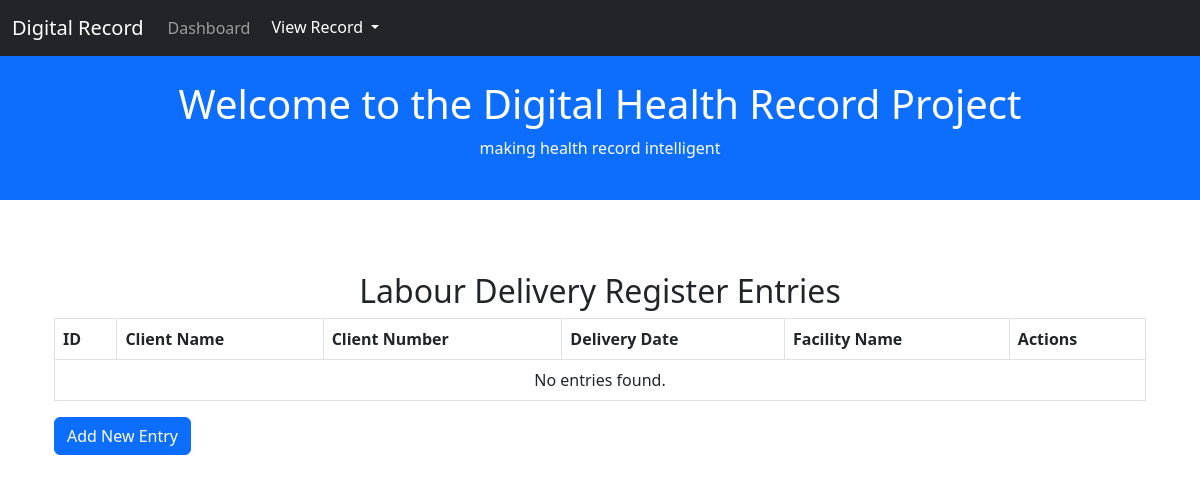
Before: /labour_register_list/ with the older database file.
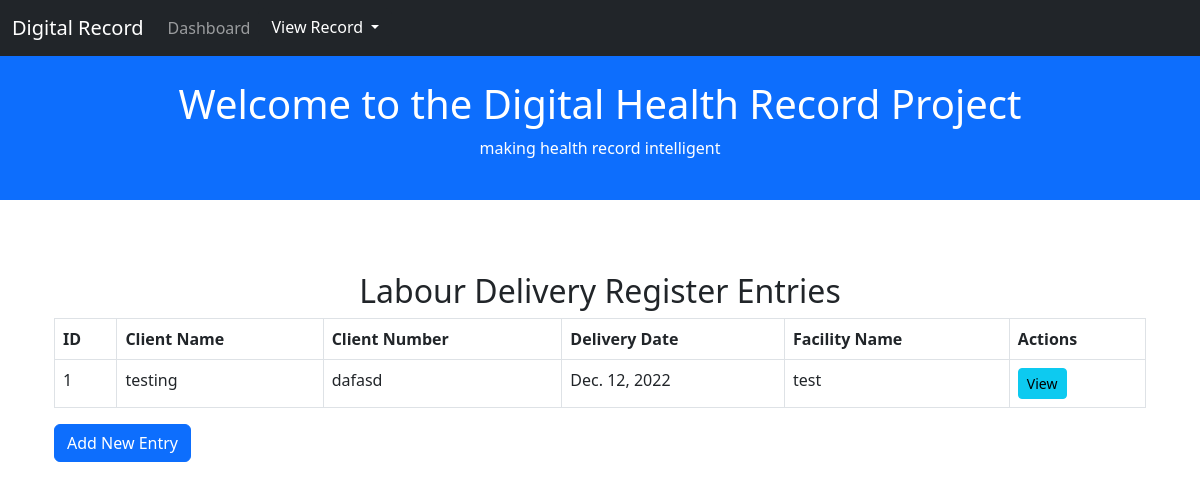
After: the same page with the newer database file.
### website/models.py (models this page shows, shortened)
class LabourDeliveryRegister(models.Model):
    state = models.CharField(max_length=255)
    lga = models.CharField(max_length=255)
    ward = models.CharField(max_length=255)
    facility_name = models.CharField(max_length=255)
    month_year = models.CharField(max_length=7)  # MM/YYYY
    date = models.DateField()
    client_name = models.CharField(max_length=255)  # Name of the client
    client_number = models.CharField(max_length=50)  # Client or Patient number
    age_group = models.CharField(max_length=5, choices=[
        ('10-14', '10 - 14 years'),
        ('15-19', '15 - 19 years'),
        ('20-24', '20 - 24 years'),
        ('25-35', '25 - 35 years'),
        ('36-49', '36 - 49 years'),
        ('50+', '≥ 50 years'),
    ], blank=True, null=True)
    type_of_client = models.CharField(max_length=50)  # Booked/Unbooked
    time_taken_on_decision = models.CharField(max_length=10, choices=[
        ('<24hrs', '< 24 hours'),
        ('≥24hrs', '≥ 24 hours'),
    ], blank=True, null=True)
    labour_monitoring = models.CharField(max_length=200, choices=[
        ('Partograph Used', 'Partograph Used'),
        ('Labour Care Guide Use', 'Labour Care Guide Use'),
    ], blank=True, null=True)
    incoming_referral = models.CharField(max_length=50)  # Referral source
    parity = models.IntegerField()  # Number of pregnancies beyond 28 weeks
    delivery_date = models.DateField()  # Date of delivery
    delivery_mode = models.CharField(max_length=20)  # SVD, CS, AD, etc.
    uterotonic_given = models.BooleanField(default=False)  # True for Yes, False for No
    oxytocin_given = models.BooleanField(default=False)
    misoprostol_given = models.BooleanField(default=False)
    heat_stable_carbetocin_given = models.BooleanField(default=False)
    maternal_complication = models.CharField(max_length=50, blank=True, null=True)  # Complications seen
    blood_loss_measurement_mls = models.DecimalField(max_digits=5, decimal_places=2, blank=True, null=True)
    e_motive_provided = models.BooleanField(default=False)
    post_abortion_care_provided = models.BooleanField(default=False)
    admission_reason = models.CharField(max_length=100, blank=True, null=True)
    eclampsia_mgso4_provided = models.BooleanField(default=False)
    discharge_date = models.DateField(blank=True, null=True)
    exclusive_breastfeeding_counselled = models.BooleanField(default=False)
    ppfp_counselled = models.BooleanField(default=False)
    accepted_ppfp_method = models.CharField(max_length=100, blank=True, null=True)
    referral_reason = models.TextField(blank=True, null=True)
    means_of_transport_in = models.CharField(max_length=20, choices=[
        ('Vehicle', 'Vehicle'),
        ('Ambulance', 'Ambulance'),
        ('Others', 'Others'),
    ], blank=True, null=True)
    mother_dead = models.BooleanField(default=False)
    maternal_death_audit_conducted = models.BooleanField(default=False)
    maternal_death_audit_not_conducted = models.BooleanField(default=False)
    induced_abortion = models.BooleanField(default=False)
    spontaneous_abortion = models.BooleanField(default=False)
    time_of_birth = models.TimeField(null=True, blank=True)
    sex_of_baby = models.CharField(max_length=1, choices=[('M', 'Male'), ('F', 'Female')], blank=True, null=True)
    stillbirth = models.BooleanField(default=False)
    live_birth_weight = models.CharField(max_length=10, choices=[
        ('<1.0 Kg', '< 1.0 Kg'),
        ('1.0-1.5 Kg', '1.0 - < 1.5 Kg'),
        ('1.5-2.5 Kg', '1.5 - < 2.5 Kg'),
        ('≥2.5 Kg', '≥ 2.5 Kg'),
    ], blank=True, null=True)
    still_birth = models.BooleanField(default=False)  # Stillbirth indicator
    still_birth_status = models.CharField(max_length=255)
    pre_term = models.CharField(max_length=15, choices=[
        ('<28 weeks', '< 28 weeks'),
        ('28-32 weeks', '28 - < 32 weeks'),
        ('32-34 weeks', '32 - < 34 weeks'),
        ('34-37 weeks', '34 - < 37 weeks'),
    ], blank=True, null=True)
    admitted_to_kmc = models.BooleanField(default=False)
    birth_asphyxia = models.CharField(max_length=2, choices=[
        ('NB', 'Not Breathing'),
        ('NC', 'Not Crying'),
    ], blank=True, null=True)
    resuscitated_with_ambu_bag = models.BooleanField(default=False)
    live_births_hiv_positive = models.BooleanField(default=False)
    early_neonatal_death = models.BooleanField(default=False)
    time_cord_clamped = models.TimeField(null=True, blank=True)
    chx_gel_applied = models.BooleanField(default=False)
    skin_to_skin_care_time = models.CharField(max_length=50, choices=[
        ('within_1_hour', 'Within 1 Hour'),
        ('after_1_hour', 'After 1 Hour'),
    ], blank=True, null=True)
    temperature_at_1_hour = models.DecimalField(max_digits=4, decimal_places=2, blank=True, null=True)
    breastfeeding_initiation_time = models.CharField(max_length=50, choices=[
        ('within_1_hour', 'Initiation of breastfeeding within 1 hour'),
        ('after_1_hour', 'Initiation of breastfeeding after 1 hour'),
    ], blank=True, null=True)
    delivery_skilled_birth_attendant = models.CharField(max_length=50, choices=[
        ('SBA: Doctor, Midwife or Nurse, MLSS-trained CHEW', 'SBA: Doctor, Midwife or Nurse, MLSS-trained CHEW'),
        ('Others', 'others'),
    ], blank=True, null=True)
    name_of_delivery_attendant = models.CharField(max_length=100, blank=True, null=True)
    date_created = models.DateTimeField(default=timezone.now)

### website/views.py (the view)
# urls.py: path('labour_register_list/', views.labour_register_list, name='labour_register_list'),
def labour_register_list(request):
    records =LabourDeliveryRegister.objects.all()  # Retrieve all StateBudget records
    return render(request, 'labour_register_list.html', {'records': records})

### website/templates/labour_register_list.html
{% extends 'base.html' %}
{% block content %}
<div class="container mt-5">
    <h2 class="text-center">Labour Delivery Register Entries</h2>
    <table class="table table-bordered">
        <thead>
            <tr>
                <th>ID</th>
                <th>Client Name</th>
                <th>Client Number</th>
                <th>Delivery Date</th>
                <th>Facility Name</th>
                <th>Actions</th>
            </tr>
        </thead>
        <tbody>
            {% for entry in records %}
            <tr>
                <td>{{ entry.id }}</td>
                <td>{{ entry.client_name }}</td>
                <td>{{ entry.client_number }}</td>
                <td>{{ entry.delivery_date }}</td>
                <td>{{ entry.facility_name }}</td>
                <td>
                    <a href="{% url 'labour_delivery_view' entry.id %}" class="btn btn-info btn-sm">View</a>
                </td>
            </tr>
            {% empty %}
            <tr>
                <td colspan="6" class="text-center">No entries found.</td>
            </tr>
            {% endfor %}
        </tbody>
    </table>
    <a href="{% url 'labour_register_create' %}" class="btn btn-primary">Add New Entry</a>
</div>
{% endblock %}

Changed rows visible on the page:
added LabourDeliveryRegister: id "1", client_name "testing", client_number "dafasd", delivery_date "Dec. 12, 2022", facility_name "test"
Other visible differences:
text no longer shown: "No entries found."
